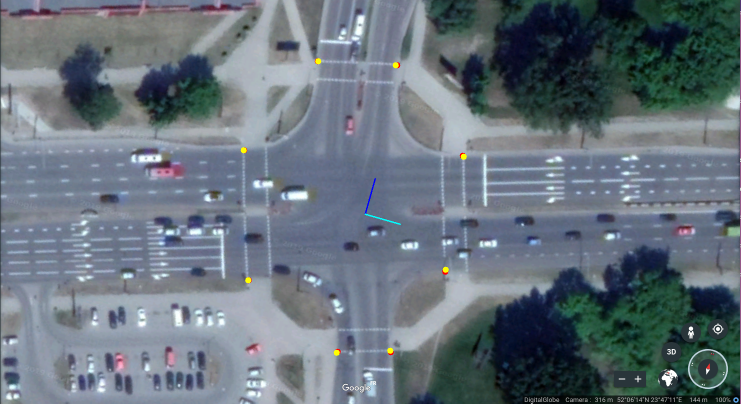
#> input picture images/brest_area1_sat_calib.png, 1482 x 807 px, found by its file name (shown at 1/2 size); its folder holds only this picture in this run
$ python resizePhoto.py -img_path images
#> lines starting #> are read from the running program, lines starting #| are printed output that depends on the picture
import argparse
import os
import cv2
import sys

from pandas import np


def main(args_input):

    argparser = argparse.ArgumentParser(
        description='Resize images')
    argparser.add_argument(
        '-img_path',
        default='',
        help='Path of the images')

    args = argparser.parse_args(args_input)

    resize_photo(args)

def resize_photo(config):
    file_dir = config.img_path
    os.chdir(file_dir)  # 改变工作目录
    # 调整大小为50%
    for file in os.listdir(file_dir):
        elment_file_path = os.path.join(file_dir, file)
        if os.path.isfile(elment_file_path):
            im = cv2.imread(elment_file_path)
#> im is the input picture: shape (807, 1482, 3); mean B, G, R 123.2, 113.5, 102.3
            pic = cv2.resize(src = im, dsize = (960, 540), interpolation = cv2.INTER_CUBIC)
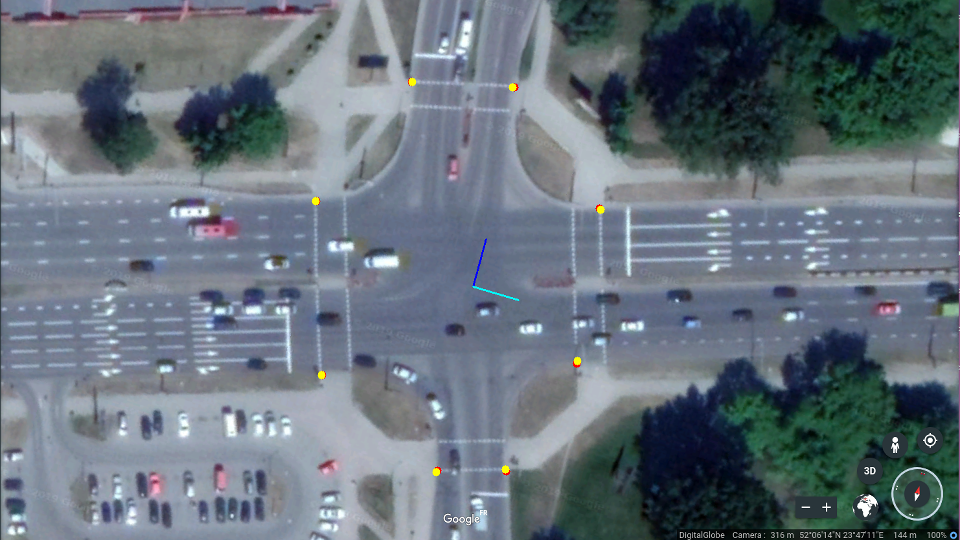
#> pic: shape (540, 960, 3); mean B, G, R 123.2, 113.5, 102.3
            cv2.imwrite(elment_file_path, pic)
            print("Resize img{}".format(elment_file_path))
    print("Resize Done!")

if __name__ == '__main__':

    try:
        main(sys.argv[1:])
    except KeyboardInterrupt:
        print('\nCancelled by user. Bye!')
